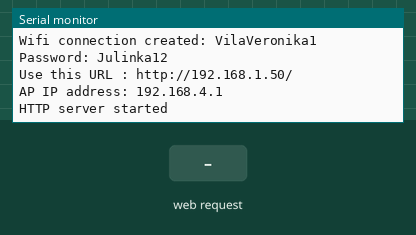
Simulated run of this sketch. Board: ESP8266 (NodeMCU). On the bench: the last lines printed to the serial monitor. The inputs (shaded band) are chosen by the test bench. WiFi joins after 1.5 s; servers stay silent unless stated.

Above: at 3.0 s.
3.1 s: HTTP request GET / received
At 3.8 s:
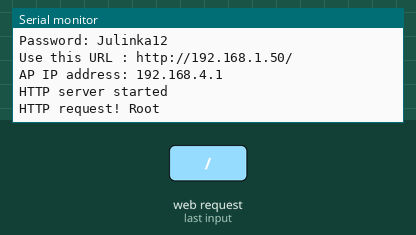
4.6 s: HTTP request GET /loco received
At 6.1 s:
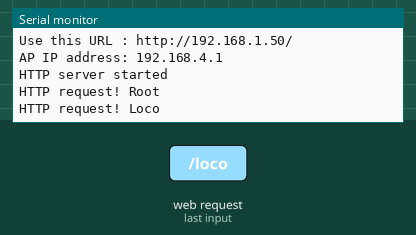

Measured:
- after the input at 3.1 s, the serial monitor: prints a new line at once (image 1)
- after the input at 4.6 s, the serial monitor: prints a new line at once (image 2)

The sketch:

create-wifi-access.ino
```cpp
#include <ESP8266WiFi.h>
#include <WiFiClient.h>
#include <ESP8266WebServer.h>

const char *ssidNew = "WifiEnrique";
const char *passwordNew = "password";
const char* ssid = "VilaVeronika1";
const char* password = "Julinka12";
const char* url = "https://us-central1-sim808-gps.cloudfunctions.net/setposition/kike/1/2";

ESP8266WebServer server(80);

void handleRoot() {
server.send(200, "text/html", "<h1>You are connected</h1>");
Serial.println("HTTP request! Root");
}

void handleLoco() {
server.send(200, "text/html", "<h1>Que dice loco!</h1>");
Serial.println("HTTP request! Loco");
}

void setup() {
Serial.begin(115200);
delay(333);
Serial.print("Wifi connection created: " );
Serial.println(ssid);
Serial.print("Password: " );
Serial.println(password);
WiFiClientSecure client;
WiFi.begin(ssid, password);
while (WiFi.status() != WL_CONNECTED) {
  delay(500);
}
client.print(url);
Serial.print("Use this URL : ");
Serial.print("http://");
Serial.print(WiFi.localIP());
Serial.println("/");

WiFi.softAP(ssidNew, passwordNew);

IPAddress myIP = WiFi.softAPIP();

Serial.print("AP IP address: ");

Serial.println(myIP);

server.on("/", handleRoot);

server.on("/loco", handleLoco);

server.begin();

Serial.println("HTTP server started");

}

void loop() {
server.handleClient();
}
```
